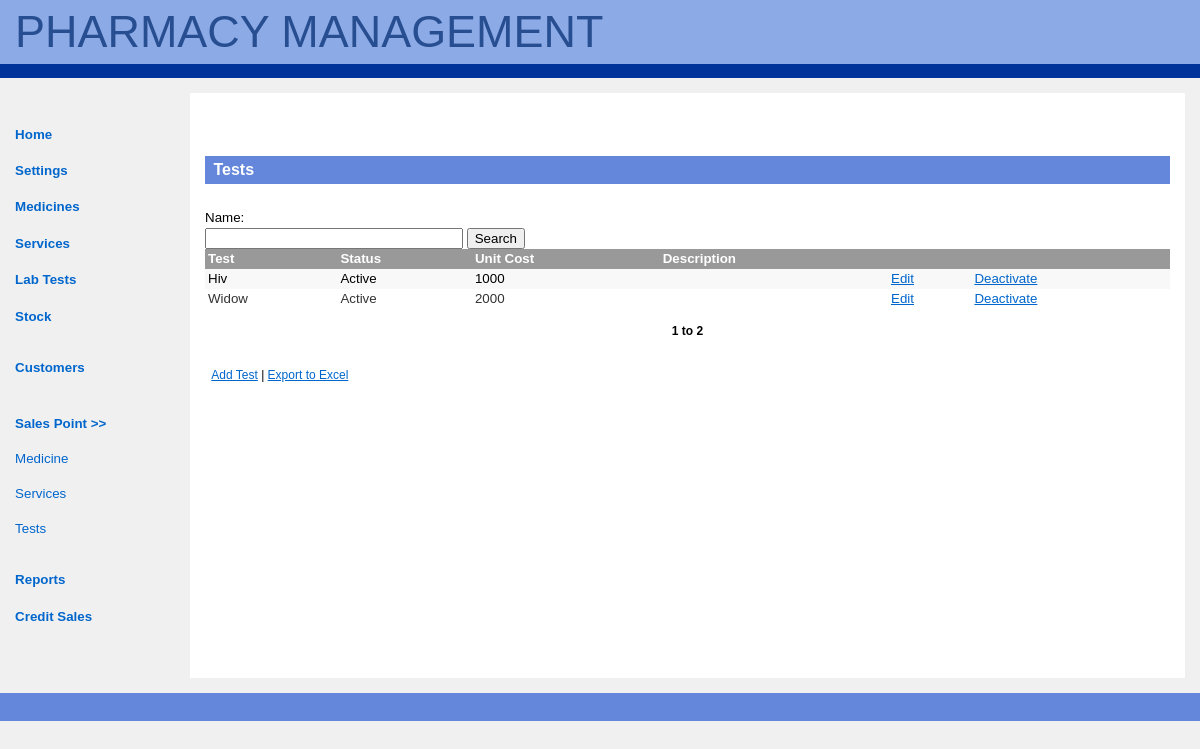
Screenshot of /tests.php (signed in) with the database file from the repository.
### tables this page shows
CREATE TABLE IF NOT EXISTS `tests` (
  `id` int(11) NOT NULL AUTO_INCREMENT,
  `test` varchar(50) NOT NULL,
  `status` enum('active','inactive') NOT NULL DEFAULT 'active',
  `unit_cost` int(11) NOT NULL,
  `description` varchar(100) DEFAULT NULL,
  PRIMARY KEY (`id`)
);

### tests.php (the view, shortened to what this page needs)
<?php require_once("includes/functions.php");?>
<?php
if(isset($_GET['result_list_offset'])){
	$result_list_offset = $_GET['result_list_offset'];
}
else{
	$result_list_offset = 1;
}
$results_per_page = 13;
?>
<?php include("includes/header.php");?>
<div id="main-copy">
        <h1>Tests</h1>
        <div>
        <form autocomplete="off" action="tests.php" method="post">
        <label>Name:</label><input type="text" name="test_search" id="test_search" maxlength="30" value=""/>
        <input type="submit" name="search" id="search" value="Search" />
        </form>
        </div>
        <table class='results'>
        <tr>
        <td class='column_head'>Test</td>
        <td class='column_head'>Status</td>
        <td class='column_head'>Unit Cost</td>
        <td class='column_head'>Description</td>
        <td class='column_head'></td>
        <td class='column_head'></td>
        </tr>
        <?php
        if(isset($_POST['search'])){
			$query = "SELECT * FROM tests WHERE test LIKE '%".$_POST['test_search']."%' OR description LIKE '%".$_POST['test_search']."%' ORDER BY test, description LIMIT ".($result_list_offset-1).", ".$results_per_page;
		}else{
			$query = "SELECT * FROM tests LIMIT ".($result_list_offset-1).", ".$results_per_page;
		}
		$result = mysql_query($query, $connection);
		$rows = mysql_num_rows($result);
        if(isset($result)){
            $i = 0;
			while($tests = mysql_fetch_array($result)){
                $test_id = $tests['id'];
                $status = $tests['status'];
				$test = $tests['test'];
                $unit_cost = $tests['unit_cost'];
                $description = $tests['description'];
				echo "
                <tr>
                    <td ".even_strip($i).">".$test."</td>
					<td ".even_strip($i).">".ucfirst($status)."</td>
                    <td ".even_strip($i).">".$unit_cost."</td>
                    <td ".even_strip($i).">".$description."</td>
                    <td ".even_strip($i)."><a href='edit_test.php?id=".$test_id."'>Edit</a></td>";
					if($status == "inactive"){
						echo "<td ".even_strip($i)."><a href='tests.php?activate=true&id=".$test_id."'>Activate</a></td>";
					}else{
						echo "<td ".even_strip($i)."><a href='tests.php?deactivate=true&id=".$test_id."'>Deactivate</a></td>";
					}
                echo "</tr>";
				$i++;
            }
		$range = $result_list_offset." to ".($result_list_offset+$rows-1);
        }
        ?>
        </table>
        <p align="center"><?php echo " ".($result_list_offset > 1 ? "<a href='tests.php?increment=-1&result_list_offset=$result_list_offset'><<</a>" : "")." <b>".$range.
        "</b>".($rows == $results_per_page ? "<a href='tests.php?increment=1&result_list_offset=$result_list_offset'>>></a>" : "")." ";?></p>
        <p><a href="add_test.php">Add Test</a> | <a href="tests.php?generate_xls=true">Export to Excel</a></p>
	    </div>
        <div id="footer">
        </div>
    </body>
</html>

### css/style.css (style rules this page uses)
body { color: black; background-color: rgb(240,240,240); font-family: verdana, helvetica, arial, sans-serif; font-size: 100%; margin: 0; padding: 0; }
html > body { font-size: 10pt; }
#main-copy { color: black; background-color: white; text-align: justify; line-height: 1.5em; margin: 15px; margin-left: 190px; height: 555px; padding: 15px; border-left: 15px; }
#main-copy p { margin: 1em 1ex 2em 1ex; padding: 0; }
p { margin-left:20px; font-size:0.9em; line-height:0.em; }
#main-copy a { color: rgb(0,102,204); background-color: transparent; text-decoration: underline; }
#main-copy h1 { color: white; background-color: rgb(100,135,220); font-size: 1.2em; font-weight: bold; margin: 3em 0 0 0; padding: 0.5ex 0 0.5ex 1ex; }
#footer { color: white; background-color: rgb(100,135,220); font-size: 91%; margin: 0; padding: 1em 2.5mm 2.5ex 2.5mm; clear: both; }
label { display:block; font-size: 1em; margin: .8em 0 0; }
input[type="search"], input[type="date"], input[type="number"], input[type="password"], input[type="text"], input[type="email"], input[type="url"], textarea { width: 250px; }
input[type="submit"] { display:; }
table.results { border-collapse: collapse; width: 100%; }
td.column_head, td.cell_value { font-size: 100%; padding: 0 3px 0 3px; color:#333; }
td.column_head { background-color: #999; color:#FFF; font-weight:bold; }
table.results a { color: #FFF; background-color: transparent; text-decoration: underline; }
td { background-color: #fff; }
td.cell_value { background-color: #fff; }
.even { background-color: #F8F8F8; padding: 0 3px 0 3px; }

### rows the page displays
tests: test "Hiv", status "Active", unit_cost "1000"
tests: test "Widow", status "Active", unit_cost "2000"

### other values shown
$range "1 to 2"
